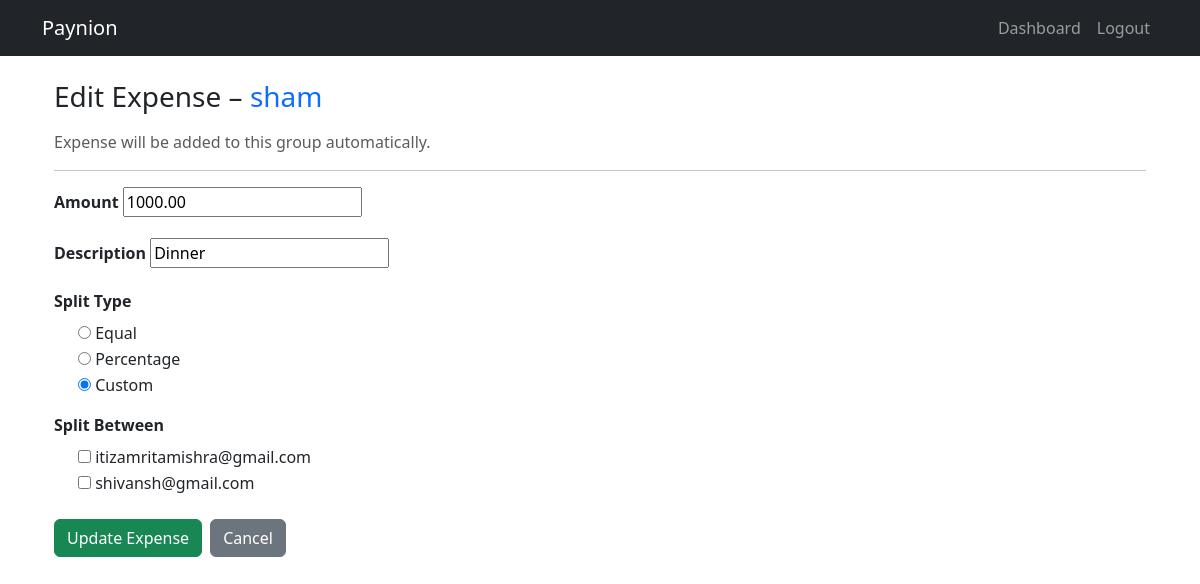
Page /expenses/edit/23/ (signed in) on the committed database.
### expenses/models.py (models this page shows, shortened)
class Expense(models.Model):
    SPLIT_TYPES = [
        ("equal", "Equal"),
        ("percentage", "Percentage"),
        ("custom", "Custom"),
    ]
    group = models.ForeignKey(Group, on_delete=models.CASCADE, related_name="expenses")
    amount = models.DecimalField(max_digits=10, decimal_places=2)
    description = models.CharField(max_length=255)
    paid_by = models.ForeignKey(User, on_delete=models.CASCADE, related_name="paid_expenses")
    split_type = models.CharField(max_length=20, choices=SPLIT_TYPES, default="equal")
    created_at = models.DateTimeField(auto_now_add=True)
    class Meta:
        ordering = ["-created_at"]   # 🔥 newest expense first

### groups/models.py (models this page shows, shortened)
class Group(models.Model):
    title = models.CharField(max_length=255, null=True, blank=True)
    description = models.TextField(blank=True, null=True)
    members = models.ManyToManyField(User, related_name="group_members")
    created_by = models.ForeignKey(User, on_delete=models.CASCADE, related_name="created_groups")
    created_at = models.DateTimeField(auto_now_add=True)

### accounts/models.py (models this page shows)
class CustomUser(AbstractUser):
    email = models.EmailField(unique=True)
    full_name = models.CharField(max_length=255)
    phone = models.CharField(max_length=10, blank=True, null=True)
    profile_image = models.ImageField(upload_to=user_profile_path, default='default_profile.png')
    bio = models.CharField(max_length=255, blank=True, null=True)
    USERNAME_FIELD = 'email'
    REQUIRED_FIELDS = ['username', 'full_name']   # keep username but don't use for login
    def __str__(self):
        return self.email

### expenses/views.py (the view)
# urls.py: path("edit/<int:expense_id>/", edit_expense, name="edit_expense"),
@login_required
def edit_expense(request, expense_id):
    expense = get_object_or_404(Expense, id=expense_id)
    group = expense.group
    if request.method == "POST":
        form = ExpenseForm(request.POST, instance=expense, group=group)
        if form.is_valid():
            expense = form.save(commit=False)
            expense.group = group
            expense.save()
            expense.splits.all().delete()
            users = form.cleaned_data["split_between"]
            if expense.split_type == "equal":
                handle_equal_split(expense, users)
            elif expense.split_type == "percentage":
                handle_percentage_split(expense, users, request.POST)
            elif expense.split_type == "custom":
                handle_custom_split(expense, users, request.POST)
            messages.success(request, "Expense updated successfully")
            return redirect("group_detail", group.id)
    else:
        form = ExpenseForm(instance=expense, group=group)
    return render(request, "expenses/expense_form.html", {
        "form": form,
        "expense": expense,
        "group": group,
    })

### expenses/forms.py
class ExpenseForm(forms.ModelForm):
    split_between = forms.ModelMultipleChoiceField(
        queryset=User.objects.none(),
        widget=forms.CheckboxSelectMultiple,
        required=True
    )
    class Meta:
        model = Expense
        fields = [
            "amount",
            "description",
            "split_type",
        ]
        widgets = {
            "split_type": forms.RadioSelect()
        }
    def __init__(self, *args, **kwargs):
        group = kwargs.pop("group", None)
        super().__init__(*args, **kwargs)
        if group:
            self.fields["split_between"].queryset = group.members.all()
        else:
            self.fields["split_between"].queryset = User.objects.none()

### expenses/templates/expenses/expense_form.html (shortened to what this page needs)
{% extends "base.html" %}
{% block content %}
<div class="container mt-4">
    <h3 class="mb-3">
        {% if expense %}
            Edit Expense – <span class="text-primary">{{ expense.group.title }}</span>
        {% else %}
            Add Expense – <span class="text-primary">{{ group.title }}</span>
        {% endif %}
    </h3>
    <p class="text-muted">
        Expense will be added to this group automatically.
    </p>
    <hr>
    <form method="POST">
        <div class="mb-3">
            <label class="form-label fw-semibold">Amount</label>
            {{ form.amount }}
        </div>
        <div class="mb-3">
            <label class="form-label fw-semibold">Description</label>
            {{ form.description }}
        </div>
        <div class="mb-3">
            <label class="form-label fw-semibold">Split Type</label>
            {% for radio in form.split_type %}
            <div class="form-check">
                {{ radio.tag }}
                <label class="form-check-label">{{ radio.choice_label }}</label>
            </div>
            {% endfor %}
        </div>
        <div class="mb-3">
            <label class="form-label fw-semibold">Split Between</label>
            {% for user in form.split_between %}
            <div class="form-check">
                {{ user.tag }}
                <label class="form-check-label">{{ user.choice_label }}</label>
            </div>
            {% endfor %}
        </div>
        <div class="mt-4 d-flex gap-2">
            <button type="submit" class="btn btn-success" id="save-btn">
                {% if expense %}
                    Update Expense
                {% else %}
                    Save Expense
                {% endif %}
            </button>
            <a href="{% if expense %}{% url 'group_detail' expense.group.id %}
                    {% else %}{% url 'group_detail' group.id %}{% endif %}"
            class="btn btn-secondary">
                Cancel
            </a>
        </div>
    </form>
</div>
{% endblock %}

### rows in the picture
Expense: group "sham", amount "1000.00", description "Dinner"
CustomUser: choice_label "itizamritamishra@gmail.com"
CustomUser: choice_label "shivansh@gmail.com"

### other values in the picture
{{ radio.choice_label }} "Equal" "Percentage" "Custom"
